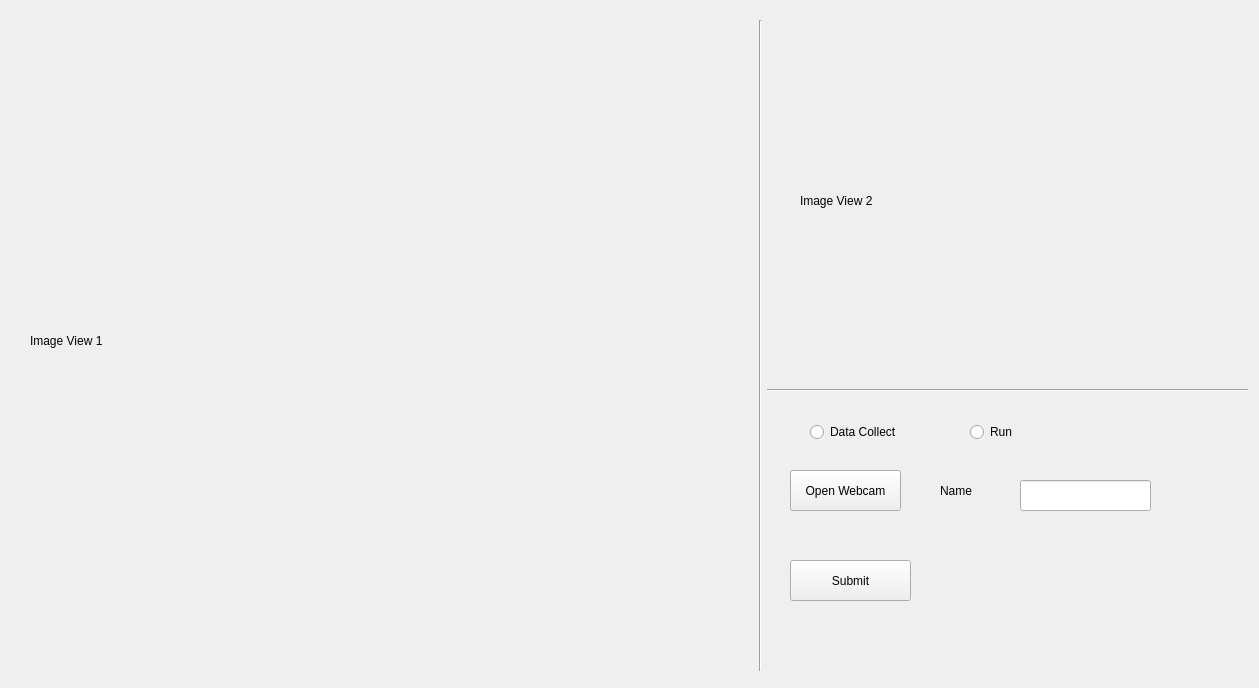
<?xml version="1.0" encoding="UTF-8"?>
<ui version="4.0">
 <class>Widget</class>
 <widget class="QWidget" name="Widget">
  <property name="geometry">
   <rect>
    <x>0</x>
    <y>0</y>
    <width>1259</width>
    <height>688</height>
   </rect>
  </property>
  <property name="windowTitle">
   <string>Widget</string>
  </property>
  <widget class="Line" name="line">
   <property name="geometry">
    <rect>
     <x>767</x>
     <y>380</y>
     <width>481</width>
     <height>21</height>
    </rect>
   </property>
   <property name="orientation">
    <enum>Qt::Horizontal</enum>
   </property>
  </widget>
  <widget class="Line" name="line_2">
   <property name="geometry">
    <rect>
     <x>750</x>
     <y>20</y>
     <width>21</width>
     <height>651</height>
    </rect>
   </property>
   <property name="orientation">
    <enum>Qt::Vertical</enum>
   </property>
  </widget>
  <widget class="QLabel" name="Image1_label">
   <property name="geometry">
    <rect>
     <x>30</x>
     <y>30</y>
     <width>681</width>
     <height>621</height>
    </rect>
   </property>
   <property name="text">
    <string>Image View 1</string>
   </property>
  </widget>
  <widget class="QLabel" name="Image2_label">
   <property name="geometry">
    <rect>
     <x>800</x>
     <y>20</y>
     <width>411</width>
     <height>361</height>
    </rect>
   </property>
   <property name="text">
    <string>Image View 2</string>
   </property>
  </widget>
  <widget class="QPushButton" name="open_webcam_btn">
   <property name="geometry">
    <rect>
     <x>790</x>
     <y>470</y>
     <width>111</width>
     <height>41</height>
    </rect>
   </property>
   <property name="text">
    <string>Open Webcam</string>
   </property>
  </widget>
  <widget class="QPushButton" name="submit_btn">
   <property name="geometry">
    <rect>
     <x>790</x>
     <y>560</y>
     <width>121</width>
     <height>41</height>
    </rect>
   </property>
   <property name="text">
    <string>Submit</string>
   </property>
  </widget>
  <widget class="QRadioButton" name="data_collect_rbtn">
   <property name="geometry">
    <rect>
     <x>810</x>
     <y>420</y>
     <width>110</width>
     <height>24</height>
    </rect>
   </property>
   <property name="text">
    <string>Data Collect</string>
   </property>
  </widget>
  <widget class="QRadioButton" name="run_rbtn">
   <property name="geometry">
    <rect>
     <x>970</x>
     <y>420</y>
     <width>110</width>
     <height>24</height>
    </rect>
   </property>
   <property name="text">
    <string>Run</string>
   </property>
  </widget>
  <widget class="QLabel" name="label_3">
   <property name="geometry">
    <rect>
     <x>940</x>
     <y>470</y>
     <width>71</width>
     <height>41</height>
    </rect>
   </property>
   <property name="text">
    <string>Name</string>
   </property>
  </widget>
  <widget class="QLineEdit" name="name_text">
   <property name="geometry">
    <rect>
     <x>1020</x>
     <y>480</y>
     <width>131</width>
     <height>31</height>
    </rect>
   </property>
  </widget>
 </widget>
 <resources/>
 <connections/>
</ui>
